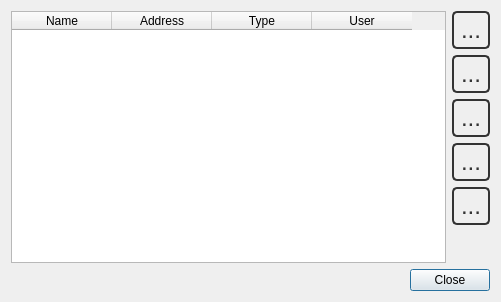
<?xml version="1.0" encoding="UTF-8"?>
<ui version="4.0">
 <class>ServerConfigurationListDialog</class>
 <widget class="QDialog" name="ServerConfigurationListDialog">
  <property name="geometry">
   <rect>
    <x>0</x>
    <y>0</y>
    <width>501</width>
    <height>302</height>
   </rect>
  </property>
  <property name="windowTitle">
   <string>Server List</string>
  </property>
  <property name="styleSheet">
   <string>QToolButton {
   color: #333;
   background-color: QLinearGradient( x1: 0, y1: 0, x2: 0, y2: 1, 
          stop: 0 #fff,
          stop: 0.5 #eee, 
          stop: 1 #999);
   border-width: 2px;
   border-color: #333;
   border-style: solid;
   border-radius: 5;
   padding: 0px;
   font-size: 24px;
   min-width: 34px;
   max-width: 34px;
   min-height: 34px;
   max-height: 34px;
}

QToolButton:disabled {
  background-color: QLinearGradient( x1: 0, y1: 0, x2: 0, y2: 1, 
          stop: 0 #fff,
          stop: 0.5 #eee, 
          stop: 1 #bbb);
   border-color: #aaa;
   color: #aaa;
}

QToolButton:pressed {
   background-color: QLinearGradient( x1: 0, y1: 0, x2: 0, y2: 1, 
          stop: 0 #999,
          stop: 0.5 #eee, 
          stop: 1 #fff);
}


QToolButton:checked {
   border-color: #b00;
   background-color: QLinearGradient( x1: 0, y1: 0, x2: 0, y2: 1, 
          stop: 0 #999,
          stop: 0.5 #eee, 
          stop: 1 #fff);
}

QToolTip {
   border: 2px solid darkkhaki;
   padding: 2px;
   border-radius: 3px;
   opacity: 500;
   font-size: 10px;
}</string>
  </property>
  <layout class="QVBoxLayout" name="verticalLayout_2">
   <item>
    <layout class="QHBoxLayout" name="horizontalLayout_2">
     <item>
      <widget class="QTableWidget" name="serverListTable">
       <property name="editTriggers">
        <set>QAbstractItemView::NoEditTriggers</set>
       </property>
       <property name="selectionMode">
        <enum>QAbstractItemView::SingleSelection</enum>
       </property>
       <property name="selectionBehavior">
        <enum>QAbstractItemView::SelectRows</enum>
       </property>
       <property name="showGrid">
        <bool>false</bool>
       </property>
       <attribute name="horizontalHeaderMinimumSectionSize">
        <number>30</number>
       </attribute>
       <attribute name="verticalHeaderCascadingSectionResizes">
        <bool>true</bool>
       </attribute>
       <column>
        <property name="text">
         <string>Name</string>
        </property>
       </column>
       <column>
        <property name="text">
         <string>Address</string>
        </property>
       </column>
       <column>
        <property name="text">
         <string>Type</string>
        </property>
       </column>
       <column>
        <property name="text">
         <string>User</string>
        </property>
       </column>
      </widget>
     </item>
     <item>
      <layout class="QVBoxLayout" name="verticalLayout">
       <item>
        <widget class="QToolButton" name="addServerButton">
         <property name="toolTip">
          <string>Add new server</string>
         </property>
         <property name="text">
          <string>...</string>
         </property>
         <property name="icon">
          <iconset resource="../IQmol/IQmol.qrc">
           <normaloff>:/resources/icons/Add.png</normaloff>:/resources/icons/Add.png</iconset>
         </property>
         <property name="iconSize">
          <size>
           <width>24</width>
           <height>24</height>
          </size>
         </property>
        </widget>
       </item>
       <item>
        <widget class="QToolButton" name="configureServerButton">
         <property name="toolTip">
          <string>Configure selected server</string>
         </property>
         <property name="text">
          <string>...</string>
         </property>
         <property name="icon">
          <iconset resource="../IQmol/IQmol.qrc">
           <normaloff>:/resources/icons/Configure.png</normaloff>:/resources/icons/Configure.png</iconset>
         </property>
         <property name="iconSize">
          <size>
           <width>24</width>
           <height>24</height>
          </size>
         </property>
        </widget>
       </item>
       <item>
        <widget class="QToolButton" name="removeServerButton">
         <property name="toolTip">
          <string>Remove slected server</string>
         </property>
         <property name="text">
          <string>...</string>
         </property>
         <property name="icon">
          <iconset resource="../IQmol/IQmol.qrc">
           <normaloff>:/resources/icons/Remove.png</normaloff>:/resources/icons/Remove.png</iconset>
         </property>
         <property name="iconSize">
          <size>
           <width>24</width>
           <height>24</height>
          </size>
         </property>
        </widget>
       </item>
       <item>
        <widget class="QToolButton" name="upButton">
         <property name="toolTip">
          <string>Move server up</string>
         </property>
         <property name="text">
          <string>...</string>
         </property>
         <property name="icon">
          <iconset resource="../IQmol/IQmol.qrc">
           <normaloff>:/resources/icons/Up.png</normaloff>:/resources/icons/Up.png</iconset>
         </property>
         <property name="iconSize">
          <size>
           <width>24</width>
           <height>24</height>
          </size>
         </property>
        </widget>
       </item>
       <item>
        <widget class="QToolButton" name="downButton">
         <property name="toolTip">
          <string>Move server down</string>
         </property>
         <property name="text">
          <string>...</string>
         </property>
         <property name="icon">
          <iconset resource="../IQmol/IQmol.qrc">
           <normaloff>:/resources/icons/Down.png</normaloff>:/resources/icons/Down.png</iconset>
         </property>
         <property name="iconSize">
          <size>
           <width>24</width>
           <height>24</height>
          </size>
         </property>
        </widget>
       </item>
       <item>
        <spacer name="verticalSpacer">
         <property name="orientation">
          <enum>Qt::Vertical</enum>
         </property>
         <property name="sizeHint" stdset="0">
          <size>
           <width>20</width>
           <height>40</height>
          </size>
         </property>
        </spacer>
       </item>
      </layout>
     </item>
    </layout>
   </item>
   <item>
    <layout class="QHBoxLayout" name="horizontalLayout">
     <item>
      <spacer name="horizontalSpacer">
       <property name="orientation">
        <enum>Qt::Horizontal</enum>
       </property>
       <property name="sizeHint" stdset="0">
        <size>
         <width>40</width>
         <height>20</height>
        </size>
       </property>
      </spacer>
     </item>
     <item>
      <widget class="QPushButton" name="closeButton">
       <property name="text">
        <string>Close</string>
       </property>
      </widget>
     </item>
    </layout>
   </item>
  </layout>
 </widget>
 <resources>
  <include location="../IQmol/IQmol.qrc"/>
 </resources>
 <connections>
  <connection>
   <sender>closeButton</sender>
   <signal>clicked()</signal>
   <receiver>ServerConfigurationListDialog</receiver>
   <slot>close()</slot>
   <hints>
    <hint type="sourcelabel">
     <x>534</x>
     <y>263</y>
    </hint>
    <hint type="destinationlabel">
     <x>292</x>
     <y>145</y>
    </hint>
   </hints>
  </connection>
 </connections>
</ui>
